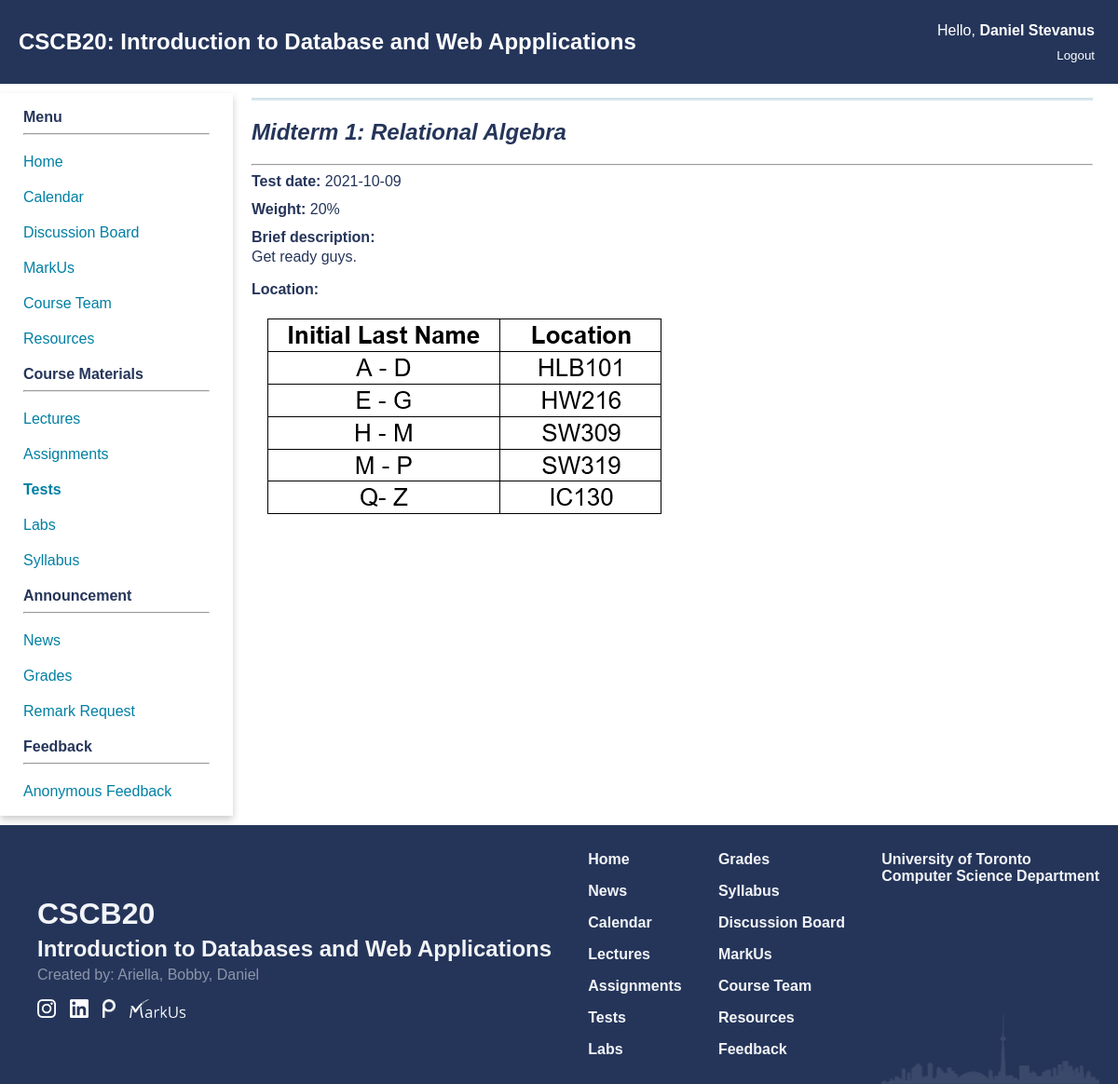
/tests (signed in), run on the app's committed database.
### app.py (models this page shows)
class Test(db.Model):
    id = db.Column(db.Integer, primary_key = True, nullable = True)
    name = db.Column(db.String(250), nullable = False)
    desc = db.Column(db.Text)
    weight = db.Column(db.Integer, nullable = False)
    type = db.Column(db.String(50), nullable = False)
    due_date = db.Column(db.Date)
    grades = db.relationship("Grades", backref = 'test', lazy = True)

### app.py (the view)
@app.route("/tests")
def tests():
    if not isInstructor(session) and not isStudent(session):
        return redirect('/')
    lst_tests = Test.query.filter(Test.type == "Test").all()
    return render_template("tests.html", tests = True, lst_tests = lst_tests)

### app.py (called while the page is built)
def isInstructor(identity):
    if "auth" in identity and identity["auth"] == 'Instructor':
        return True
    return False

def isStudent(identity):
    if "auth" in identity and identity["auth"] == 'Student':
        return True
    return False

### templates/tests.html
{% extends 'home_template.html' %}
{% block extra_css %}
  <link href="{{ url_for('static', filename='css/tests.css') }}" rel="stylesheet" type="text/css">
{% endblock %}
{% block content %}
    <main class="assignments">
    {%for test in lst_tests%}
        <hr class="line-break">
        <div class="assignment1">
            <a href="/static/pdf/mock.pdf"><h2>{{test.name}}</h2></a>
            <hr>
            <div class="subsect first"><b>Test date: </b>{{test.due_date}}</div>
            <div class="subsect"><b>Weight: </b>{{test.weight}}%</div>
            <div class="subsect"><strong>Brief description: </strong>
                <p>
                    {{ test.desc }}
                </p>
            </div>
            <div class="subsect"><b>Location:</b></div>
            <img src="{{ url_for('static', filename ='images/midterm.png' ) }}" alt="location_of_midterm">
        </div>
    {%endfor%}
    </main>
{% endblock %}

### static/css/navbar.css (style rules this page uses)
:root { --primary_color: #25355A; --secondary_color: #007FA3; --phone_size: 600px; }
body { margin: 0; padding: 0; font-family: Arial, sans-serif; }
main { grid-area: content; padding: 20px; padding: 0px 10px 0px 10px; width: 95%; }

### static/css/index.css (style rules this page uses)
:root { --primary_color: #25355A; --secondary_color: #007FA3; }
body { background-color: #FFFFFF; color: var(--primary_color); font-family: Geneva, Arial, Helvetica, sans-serif; }

### static/css/tests.css (style rules this page uses)
:root { --primary_color: #25355A; --secondary_color: #007FA3; }
body { background-color: #FFFFFF; color: var(--primary_color); font-family: Geneva, Arial, Helvetica, sans-serif; }
.assignments { margin-left: 10px; margin-right: 10px; margin-top: 5px; }
.assignments h2 { font-style: oblique; }
.assignments a { color: var(--primary_color); text-decoration: none; }
.assignments .line-break { margin-top: 0px; height: 3px; border: 0; box-shadow: inset 0 12px 12px -12px rgba(50, 127, 163, 0.5); }
.assignments .subsect { padding: 6px 0; }
.assignments .first { padding-top: 0; }
.assignments p { margin-block: 3px 5px; }

### data on the page
Test: name "Midterm 1: Relational Algebra", due_date "2021-10-09", weight "20", desc "Get ready guys."

### other printed values
{{ session["name"] }} "Daniel Stevanus"
